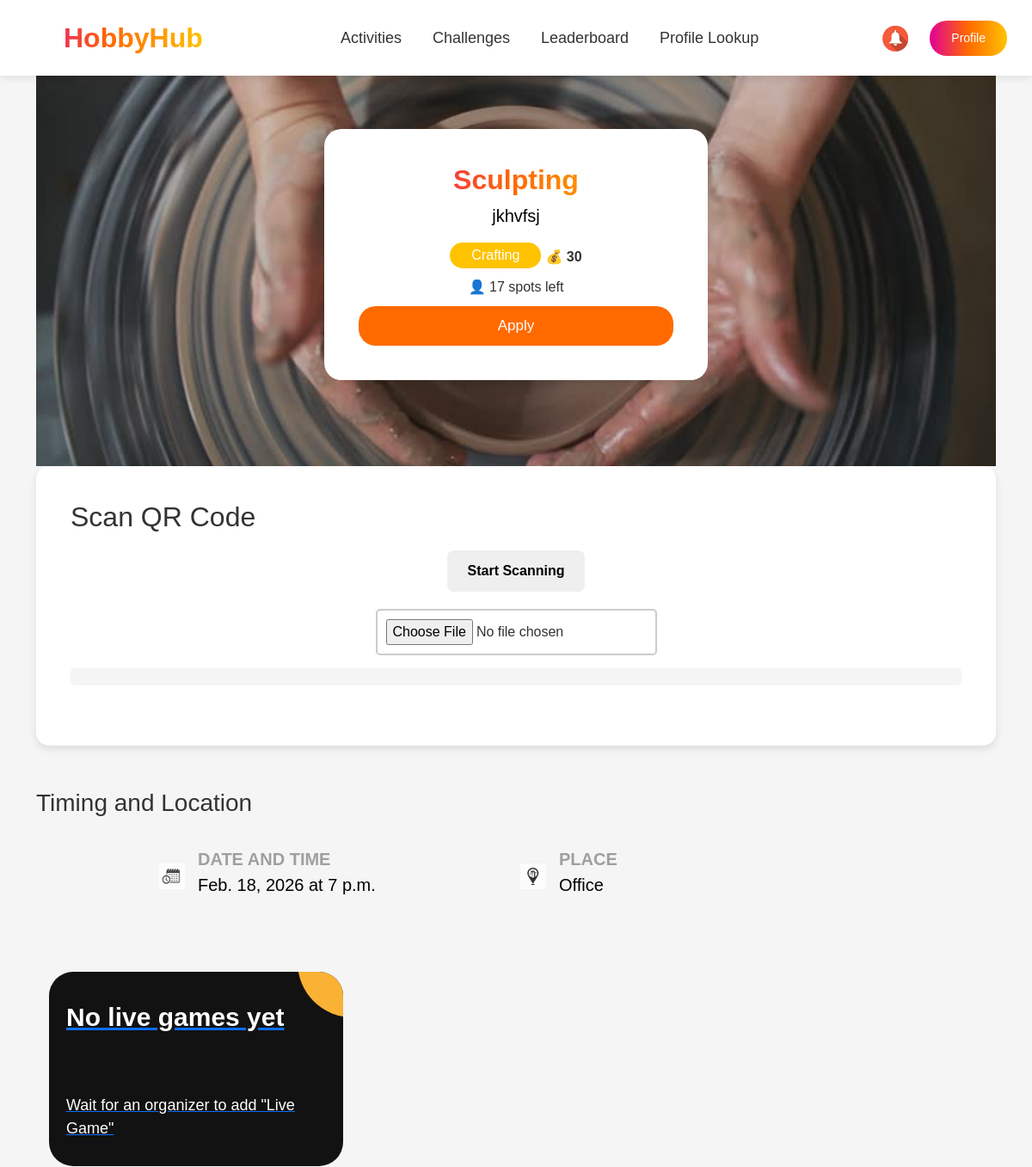
Before: /activity/12/ (upper part) with the older database file.
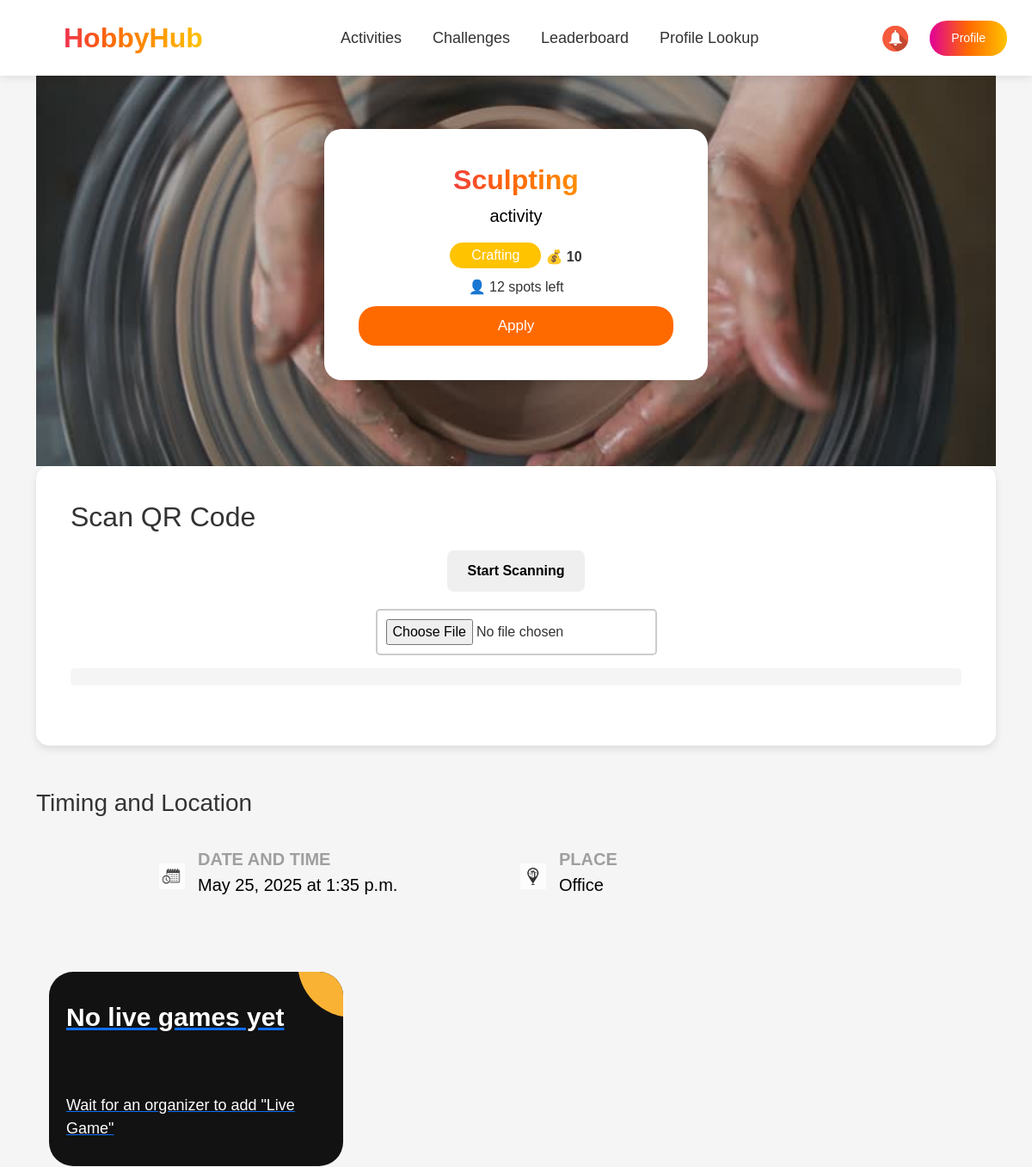
After: the same page with the newer database file.
### events/models.py (models this page shows, shortened)
class Event(models.Model):
    title = models.CharField(max_length=150)
    description = models.TextField()
    location = models.CharField(max_length=250)
    date = models.DateField()
    time = models.TimeField()
    hobbies = models.ManyToManyField(Hobby, related_name='events')
    image = models.ImageField(upload_to='event_images/', null=True, blank=True)
    company = models.ForeignKey(
        Company,
        to_field='company_id',
        on_delete=models.CASCADE,
        related_name='events',
        verbose_name="Company"
    )
    diamonds = models.IntegerField(default=0, verbose_name="Diamonds")
    quota = models.IntegerField(default=10, verbose_name="Quota")
    participants = models.ManyToManyField(Employee, related_name='events', blank=True)
    @property
    def spots_left(self):
        return self.quota - self.participants.count()

### events/views.py (the view)
# urls.py: path('activity/<int:event_id>/', activity_details, name='activity_details'),
def activity_details(request, event_id):
    event = get_object_or_404(Event, id=event_id)
    nickname = request.session.get("nickname")
    user_is_registered = False
    if nickname:
        try:
            employee = Employee.objects.get(nickname=nickname)
            user_is_registered = event.participants.filter(nickname=nickname).exists()
        except Employee.DoesNotExist:
            pass
    return render(request, 'activity_details.html', {
        'event': event,
        'user_is_registered': user_is_registered,
        'nickname': nickname,  # Ensure nickname is passed to the template
    })

### events/models.py (called while the page is built)
    def __str__(self):
        return self.name

### events/templates/activity_details.html (shortened to what the changed rows need)
{% extends 'user_base.html' %}
{% load static %}
{% block extra_css %}
<link rel="stylesheet" href="https://cdn.jsdelivr.net/npm/bootstrap@5.3.0/dist/css/bootstrap.min.css">
<link rel="stylesheet" href="{% static 'css/sass_styles.css' %}">
    <link rel="stylesheet" href="{% static 'css/activity_details.css' %}">
    <link rel="stylesheet" href="{% static 'css/organizer-styles.css' %}">
    <link href="https://fonts.cdnfonts.com/css/gilroy-bold" rel="stylesheet">
    <link rel="stylesheet" href="https://unpkg.com/leaflet/dist/leaflet.css" />
{% endblock %}
{% block content %}
    <div class="activity-bg" style="background: url('{{ event.image.url }}') no-repeat center center/cover;">
        <div class="challenge-container">
            <div class="challenge-info">
                <h2 class="gradient-text">{{ event.title }}</h2>
                <p>{{ event.description }}</p>
                <div class="tags">
                    {% for hobby in event.hobbies.all %}
                        <span class="tag">{{ hobby }}</span>
                    {% endfor %}
                    <span class="points">&#128176; {{ event.diamonds }}</span>
                </div>
                <div class="tags">
                    <span class="quota">&#128100; {{ event.spots_left }} spots left</span>
                </div>
                {% if user_is_registered %}
                    <button class="cancel-btn" data-event-id="{{ event.id }}" onclick="cancelEventRegistration({{ event.id }})">
                        Cancel Registration
                    </button>
                {% else %}
                    <button class="apply-btn" data-event-id="{{ event.id }}" onclick="applyToEvent({{ event.id }})">
                        Apply
                    </button>
                {% endif %}
            </div>
        </div>
    </div>
    <div class="timing-location">
        <div class="info_section">
            <div class="qr-section">
                <h2>Scan QR Code</h2>
            </div>
        </div>
    </div>
    <h3 style="margin-top: 50px;">Timing and Location</h3>
        <div class="details">
            <div class="detail-box">
                <div>
                    <p class="label">DATE AND TIME</p>
                    <p>{{ event.date }} at {{ event.time }}</p>
                </div>
            </div>
            <div class="detail-box">
                <div>
                    <p class="label">PLACE</p>
                    <p>{{ event.location }}</p>
                </div>
            </div>
        </div>
        <div class="ag-format-container">
            <div class="ag-courses_box">
            </div>
        </div>
    </div>
{% endblock %}

Changed rows visible on the page:
changed Event "Sculpting": description "jkhvfsj" → "activity"; diamonds "30" → "10"; spots_left "17" → "12"; date "Feb. 18, 2026" → "May 25, 2025"; time "7 p.m." → "1:35 p.m."
